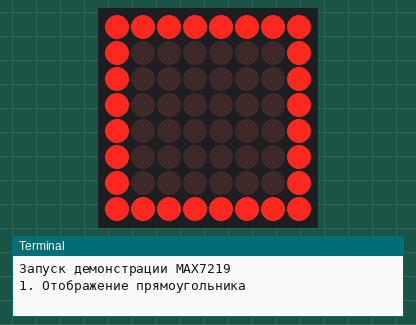
Simulated run of this program. Board: Raspberry Pi (BCM pin numbers). On the bench: 8×8 LED matrix, the last lines printed to the terminal. At 13.0 s the program stops and its outputs stay as they are.

Above: at 0.6 s.
At 2.6 s:
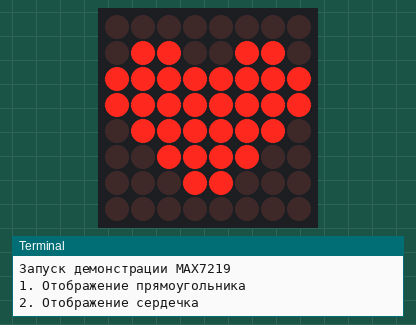
At 8.6 s:
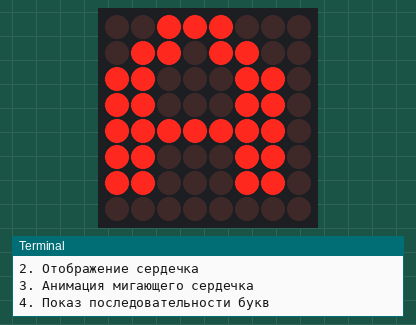
At 10.1 s:
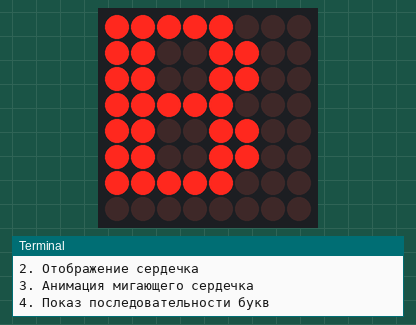
At 11.6 s:
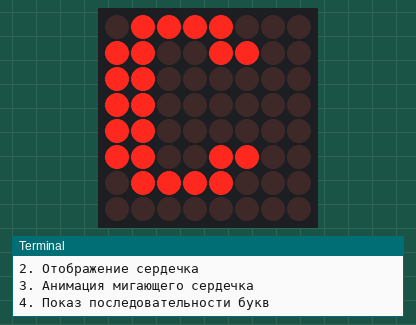

The program:

max.py
```python
import time
import board
import busio
import digitalio
from adafruit_max7219 import matrices

# Конфигурация SPI
spi = busio.SPI(clock=board.SCK, MOSI=board.MOSI)
cs = digitalio.DigitalInOut(board.D5)  # Chip Select (CS) на GPIO 5

# Инициализация одной матрицы MAX7219
display = matrices.Matrix8x8(spi, cs)
display.brightness(5)  # Устанавливаем яркость (0-15)

def clear_display():
    """Очистка дисплея"""
    display.fill(0)
    display.show()

def show_rectangle():
    """Отображает прямоугольник по периметру матрицы"""
    clear_display()

    # Верхняя и нижняя линии
    for x in range(8):
        display.pixel(x, 0, 1)  # Верхняя линия
        display.pixel(x, 7, 1)  # Нижняя линия

    # Левая и правая границы (без углов, чтобы не дублировать)
    for y in range(1, 7):
        display.pixel(0, y, 1)  # Левая граница
        display.pixel(7, y, 1)  # Правая граница

    display.show()

def show_heart():
    """Отображает простое сердечко на матрице"""
    clear_display()

    # Битовая карта сердечка
    heart = [
        [0, 0, 0, 0, 0, 0, 0, 0],
        [0, 1, 1, 0, 0, 1, 1, 0],
        [1, 1, 1, 1, 1, 1, 1, 1],
        [1, 1, 1, 1, 1, 1, 1, 1],
        [0, 1, 1, 1, 1, 1, 1, 0],
        [0, 0, 1, 1, 1, 1, 0, 0],
        [0, 0, 0, 1, 1, 0, 0, 0],
        [0, 0, 0, 0, 0, 0, 0, 0]
    ]

    # Вывод сердечка на матрицу
    for y in range(8):
        for x in range(8):
            if heart[y][x] == 1:
                display.pixel(x, y, 1)

    display.show()

def show_animation():
    """Простая анимация: мигающее сердечко"""
    for _ in range(3):  # Повторить 3 раза
        show_heart()
        time.sleep(0.5)
        clear_display()
        time.sleep(0.5)
    show_heart()  # Оставить сердечко в конце

def show_letter(letter, delay=1):
    """Отображает одну букву из заданных шаблонов"""
    clear_display()

    # Словарь с битовыми картами букв
    letters = {
        'A': [
            [0, 0, 1, 1, 1, 0, 0, 0],
            [0, 1, 1, 0, 1, 1, 0, 0],
            [1, 1, 0, 0, 0, 1, 1, 0],
            [1, 1, 0, 0, 0, 1, 1, 0],
            [1, 1, 1, 1, 1, 1, 1, 0],
            [1, 1, 0, 0, 0, 1, 1, 0],
            [1, 1, 0, 0, 0, 1, 1, 0],
            [0, 0, 0, 0, 0, 0, 0, 0]
        ],
        'B': [
            [1, 1, 1, 1, 1, 0, 0, 0],
            [1, 1, 0, 0, 1, 1, 0, 0],
            [1, 1, 0, 0, 1, 1, 0, 0],
            [1, 1, 1, 1, 1, 0, 0, 0],
            [1, 1, 0, 0, 1, 1, 0, 0],
            [1, 1, 0, 0, 1, 1, 0, 0],
            [1, 1, 1, 1, 1, 0, 0, 0],
            [0, 0, 0, 0, 0, 0, 0, 0]
        ],
        'C': [
            [0, 1, 1, 1, 1, 0, 0, 0],
            [1, 1, 0, 0, 1, 1, 0, 0],
            [1, 1, 0, 0, 0, 0, 0, 0],
            [1, 1, 0, 0, 0, 0, 0, 0],
            [1, 1, 0, 0, 0, 0, 0, 0],
            [1, 1, 0, 0, 1, 1, 0, 0],
            [0, 1, 1, 1, 1, 0, 0, 0],
            [0, 0, 0, 0, 0, 0, 0, 0]
        ]
    }

    # Проверяем, есть ли буква в словаре
    if letter.upper() in letters:
        bitmap = letters[letter.upper()]
        for y in range(8):
            for x in range(8):
                if bitmap[y][x] == 1:
                    display.pixel(x, y, 1)
        display.show()
        time.sleep(delay)
    else:
        print(f"Буква {letter} не найдена в словаре")

def show_letters_sequence(text="ABC", delay=1):
    """Отображает последовательность букв с заданной задержкой"""
    for letter in text:
        if letter != ' ':  # Пропускаем пробелы
            show_letter(letter, delay)

# Основная программа
try:
    print("Запуск демонстрации MAX7219")

    # Очистка дисплея
    clear_display()
    time.sleep(0.5)

    # Показываем прямоугольник
    print("1. Отображение прямоугольника")
    show_rectangle()
    time.sleep(2)

    # Показываем сердечко
    print("2. Отображение сердечка")
    show_heart()
    time.sleep(2)

    # Анимация сердечка
    print("3. Анимация мигающего сердечка")
    show_animation()
    time.sleep(1)

    # Последовательность букв
    print("4. Показ последовательности букв")
    show_letters_sequence("ABC", 1.5)

    # Очищаем дисплей в конце
    clear_display()
    print("Демонстрация завершена")

except KeyboardInterrupt:
    clear_display()
    print("\nПрограмма остановлена пользователем")
```

Measured:
- what the display in image 0 shows lasts 2.0 s, from 0.5 s to 2.5 s
- what the display in image 1 shows lasts 2.5 s, from 2.5 s to 5.0 s
- what the display in image 2 shows lasts 1.5 s, from 8.5 s to 10.0 s
